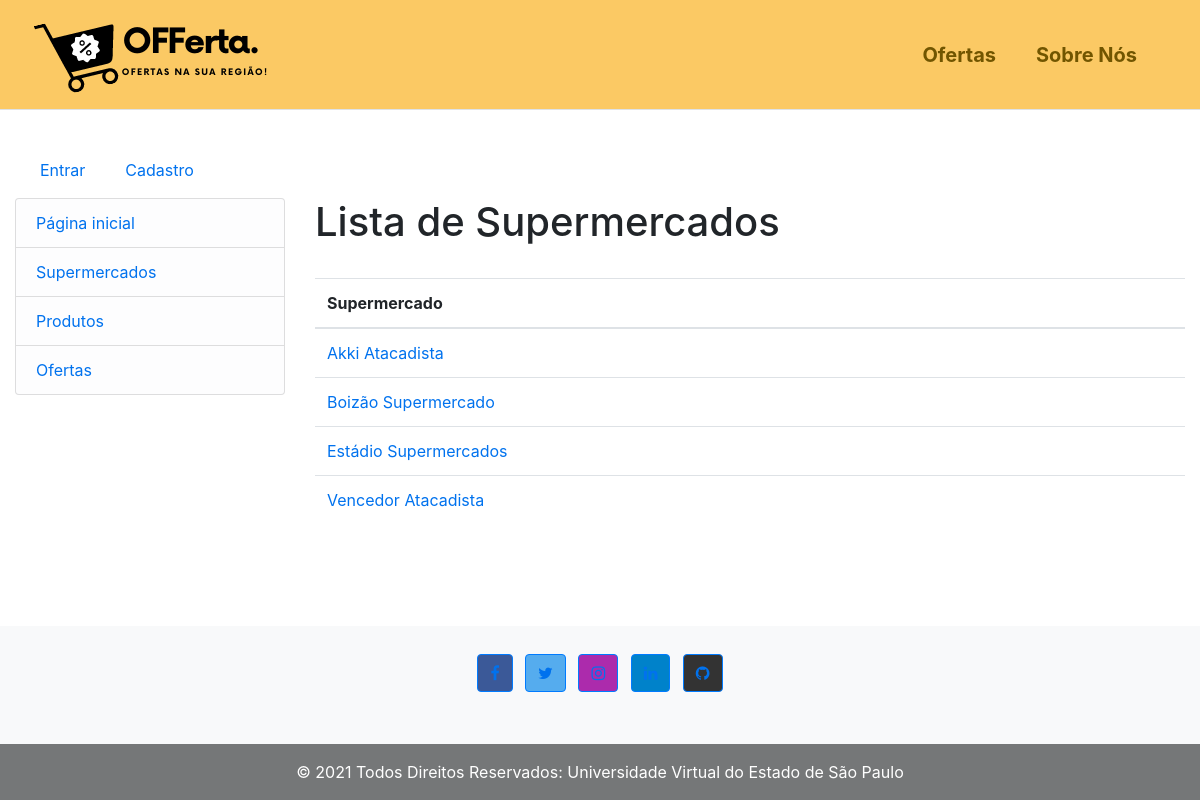
The page /ofertas/supermercados/ on the database its author committed.
### ofertas/models.py (models this page shows, shortened)
class Supermercado(models.Model):
    nome = models.CharField(max_length=50, help_text='Insira o nome de um mercado')
    imagem = models.ImageField(upload_to='supermercados/%Y/%m/%d', blank=True)
    site = models.CharField(max_length=50, help_text='Insira o site com http://', blank=True)
    class Meta:
        ordering = ['nome']

### ofertas/views.py (the view)
# urls.py: path('supermercados/', views.SupermercadoListView.as_view(), name='supermercados'),
class SupermercadoListView(generic.ListView):
	model = Supermercado

### ofertas/templates/ofertas/supermercado_list.html
{% extends "base_generic.html" %}
{% block content %}
  <h1>Lista de Supermercados</h1>
  <br>
  {% if supermercado_list %}
  <table class="table table-hover"><thead>
      <tr>
        <th>Supermercado</th>
      </tr>
    </thead>
	<tbody>
	{% for supermercado in supermercado_list %}
		<tr>
        <td>
			<a href="{% url 'ofertasporsuper' supermercado.id %}">{{ supermercado.nome }}</a>
		</td>
		</tr>
    {% endfor %}
	</tbody>
	</table>
  {% else %}
    <p>Não há supermercados cadastrados.</p>
  {% endif %}
{% endblock %}

### ofertas/static/css/styles.css (style rules this page uses)
h1 { font-size: 40px; }
body { margin: 0; padding: 0; box-sizing: border-box; max-width: 100%; overflow-y: overlay !important; overflow-x: auto; overflow-wrap: break-word; }
a:link { color: #0072ee; }

### rows shown on the page
Supermercado: nome "Akki Atacadista"
Supermercado: nome "Boizão Supermercado"
Supermercado: nome "Estádio Supermercados"
Supermercado: nome "Vencedor Atacadista"
